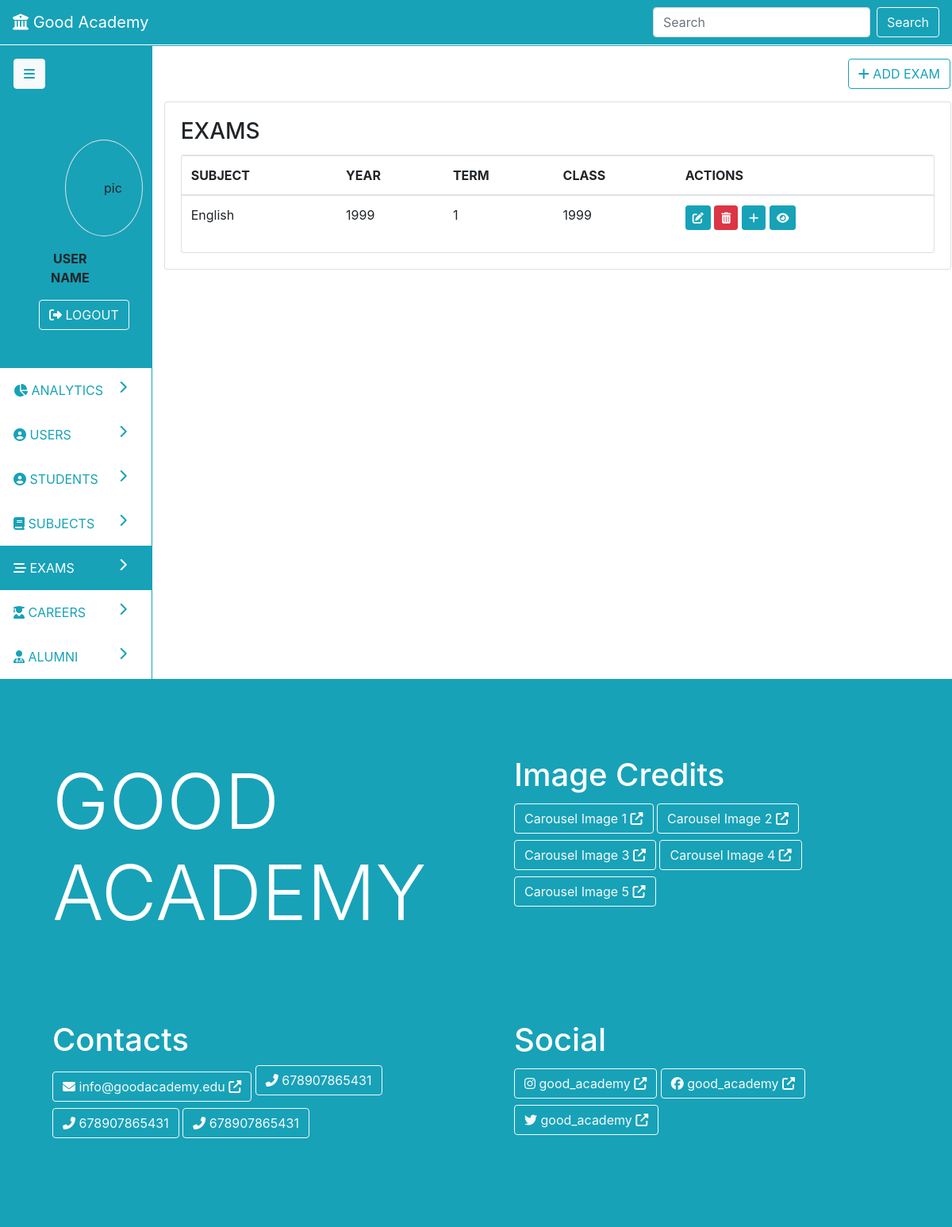
/exams, run on the app's committed database.
### parent/models.py (models this page shows, shortened)
class Subject(db.Model):
	id = db.Column(db.Integer, primary_key=True)
	name = db.Column(db.String(19), nullable=False)
	categories = db.relationship('Category', backref='subject', lazy=True)
	exams = db.relationship('Exam', backref='subject', lazy=True)
	created_at = db.Column(db.DateTime, nullable=False, default=datetime.utcnow)
	updated_at = db.Column(db.DateTime, nullable=True, onupdate=datetime.utcnow)

class Exam(db.Model):
	id = db.Column(db.Integer, primary_key=True)
	year = db.Column(db.Integer, nullable=False)
	term = db.Column(db.Integer, nullable=False)
	group_id = db.Column(db.Integer, db.ForeignKey('group.id', ondelete='CASCADE'), nullable=False)
	subject_id = db.Column(db.Integer, db.ForeignKey('subject.id', ondelete='CASCADE'), nullable=False)
	questions = db.relationship('Question', backref='exam', lazy=True)
	created_at = db.Column(db.DateTime, nullable=False, default=datetime.utcnow)
	updated_at = db.Column(db.DateTime, nullable=True, onupdate=datetime.utcnow)

class Group(db.Model):
	id = db.Column(db.Integer, primary_key=True)
	name = db.Column(db.String(19), nullable=False)
	students = db.relationship('Student', backref='group', lazy=True)
	status = db.Column(db.String(19), nullable=False, default='ongoing')
	exams = db.relationship('Exam', backref='group', lazy=True)
	created_at = db.Column(db.DateTime, nullable=False, default=datetime.utcnow)
	updated_at = db.Column(db.DateTime, nullable=True, onupdate=datetime.utcnow)

### parent/routes.py (the view)
@app.route('/exams', methods=['POST', 'GET'])
def exams():
	exams = Exam.query.all()
	return render_template('admin/exams.html', nav='dash', exams=exams, page='exams', action='read')

### parent/templates/admin/exams.html (shortened to what this page needs)
{% extends 'admin-dash.html' %}
{% block pagedata %}
{% if action=='create' %}
<div class="row">
	<div class="col p-3">
		<a class="btn float-right btn-outline-info mr-3" href="{{ url_for('exams') }}"><i class="fas fa-list"></i> VIEW EXAMS</a>
	</div>
</div>
<div class="card p-3">
	<div class="card-body text-primary">
		<h1 class="card-title text-info">Add New Exam</h1>
	</div>
	<form class="card" method="post">
		{{ form.hidden_tag() }}
		<div class="card-body">
			<fieldset>
				<div class="form-group">
					{{ form.year.label(class='form-control-label') }}
					{% if form.year.errors %}
						{{ form.year(class='form-control is-invalid')}}
						<div class="invalid-feedback">
							{% for error in form.year.errors %}
								<span>{{ error }}</span>
							{% endfor %}
						</div>
					{% else%}
						{{ form.year(class='form-control') }}
					{% endif %}
				</div>
				<div class="form-group">
					{{ form.term.label(class='form-control-label') }}
					{% if form.term.errors %}
						{{ form.term(class='form-control is-invalid')}}
						<div class="invalid-feedback">
							{% for error in form.term.errors %}
								<span>{{ error }}</span>
							{% endfor %}
						</div>
					{% else%}
						{{ form.term(class='form-control') }}
					{% endif %}
				</div>
				<div class="form-group">
					{{ form.group.label(class='form-control-label') }}
					{% if form.group.errors %}
						{{ form.group(class='form-control is-invalid')}}
						<div class="invalid-feedback">
							{% for error in form.group.errors %}
								<span>{{ error }}</span>
							{% endfor %}
						</div>
					{% else%}
						{{ form.group(class='form-control') }}
					{% endif %}
				</div>
				<div class="form-group">
					{{ form.subject.label(class='form-control-label') }}
					{% if form.subject.errors %}
						{{ form.subject(class='form-control is-invalid')}}
						<div class="invalid-feedback">
							{% for error in form.subject.errors %}
								<span>{{ error }}</span>
							{% endfor %}
						</div>
					{% else%}
						{{ form.subject(class='form-control') }}
					{% endif %}
				</div>
			</fieldset>
			<div>
				{{ form.submit(class='btn btn-info')}}
			</div>
			</div>
		</div>
	</form>
</div>
{% elif action=='read' %}
<div class="row">
	<div class="col p-3">
		<a class="btn float-right btn-outline-info" href="{{ url_for('create_exam') }}"><i class="fas fa-plus"></i> ADD EXAM</a>
	</div>
</div>
<div class="card">
	<div class="card-body">
		<h3 class="card-title">EXAMS</h3>
		<div class="card">
			<div class="table-responsive">
				<table class="table table-hover">
					<thead>
						<tr>
							<th>SUBJECT</th><th>YEAR</th><th>TERM</th><th>CLASS</th><th>ACTIONS</th>
						</tr>
					</thead>
					<tbody>
						{% for exam in exams %}
						<tr>
							<td>{% print(exam.subject.name) %}</td>
							<td>{% print(exam.year) %}</td>
							<td>{% print(exam.term) %}</td>
							<td>{% print(exam.group.name) %}</td>
							<td>
								<a href="{{ url_for('update_exam', id=exam.id) }}" class="btn btn-sm btn-info" data-toggle="tooltip" data-placement="top" title="EDIT"><i class="fas fa-edit"></i></a>
								<a href="{{ url_for('delete_exam', id=exam.id) }}" class="btn btn-sm btn-danger" data-toggle="tooltip" data-placement="top" title="DELETE"><i class="fas fa-trash-alt"></i></a>
								<a href="questions/create/{{ exam.id }}" class="btn btn-sm btn-info" data-toggle="tooltip" data-placement="top" title="ADD QUESTIONS"><i class="fas fa-plus "></i></a>
								<a href="exams/view/{{ exam.id }}" class="btn btn-sm btn-info" data-toggle="tooltip" data-placement="top" title="MORE INFO"><i class="fas fa-eye "></i></a>
							</td>
						</tr>
						{% endfor %}
					</tbody>
				</table>
			</div>
		</div>
	</div>
</div>
{% endif %}
{% endblock %}

### parent/templates/admin-dash.html (shortened to what this page needs)
{% extends 'base.html' %}
{%block content%}
<div class="row border border-info">
	<div class="col-2">
		<div class="side-nav ">
			<div class="row bg-info p-3">
				<div class="col"><button class="btn btn-light text-info"><i class="fas fa-bars"></i></button></div>
			</div>
			<div class="row bg-info p-5">
				<div class="col text-center">
					<div class="row">
						<div class="col px-5">
							<div class="p-5 border rounded-circle">pic</div>
						</div>
					</div>
					<div class="row">
						<div class="col p-3"><b>USER NAME</b></div>
					</div>
					<div class="row">
						<div class="col"><button class="btn btn-outline-light"><i class="fas fa-sign-out-alt"></i> LOGOUT</button></div>
					</div>
				</div>
			</div>
			<a id="analytics" class="row nav-link btn-outline-info p-3" href="{{ url_for('admin_dash') }}">
				<div class="col"><i class="fas fa-chart-pie"></i> ANALYTICS <i class="fas fa-chevron-right float-right"></i></div>
			</a>
			<a id="users" class="row nav-link nav-link btn-outline-info p-3" href="{{ url_for('users') }}">
				<div class="col"><i class="fas fa-user-circle"></i> USERS <i class="fas fa-chevron-right float-right"></i></div>
			</a>
			<a id="students" class="row nav-link btn-outline-info p-3" href="{{ url_for('students') }}">
				<div class="col"><i class="fas fa-user-circle"></i> STUDENTS <i class="fas fa-chevron-right float-right"></i></div>
			</a>
			<a id="subjects" class="row nav-link btn-outline-info p-3" href="{{ url_for('subjects') }}">
				<div class="col"><i class="fas fa-book"></i> SUBJECTS <i class="fas fa-chevron-right float-right"></i></div>
			</a>
			<a id="exams" class="row nav-link btn-outline-info p-3" href="{{ url_for('exams') }}">
				<div class="col"><i class="fas fa-stream"></i> EXAMS <i class="fas fa-chevron-right float-right"></i></div>
			</a>
			<a id="careers" class="row nav-link btn-outline-info p-3" href="{{ url_for('careers') }}">
				<div class="col"><i class="fas fa-user-graduate"></i> CAREERS <i class="fas fa-chevron-right float-right"></i></div>
			</a>
			<a id="alumni" class="row nav-link btn-outline-info p-3" href="{{ url_for('alumni') }}">
				<div class="col"><i class="fas fa-user-md"></i> ALUMNI <i class="fas fa-chevron-right float-right"></i></div>
			</a>
		</div>
	</div>
	<div class="col border-left border-info">
		{%block pagedata%}{%endblock%}
	</div>
</div>
{%endblock%}

### parent/templates/base.html (shortened to what this page needs)
<!DOCTYPE html>
<html>
<head>
	<link rel="stylesheet" href="https://maxcdn.bootstrapcdn.com/bootstrap/4.0.0/css/bootstrap.min.css">
	<link rel="stylesheet" href="{{ url_for('static', filename='main.css') }}">
</head>
<body onload="changeNav('{{page}}')">
	{% if nav=='landing' %}
		<nav class="navbar navbar-expand-lg navbar-dark bg-info">
		  <a class="navbar-brand" href="#"><i class="fas fa-university"></i> Good Academy</a>
		  <button class="navbar-toggler" type="button" data-toggle="collapse" data-target="#navbarSupportedContent" aria-controls="navbarSupportedContent" aria-expanded="false" aria-label="Toggle navigation">
		    <span class="navbar-toggler-icon"></span>
		  </button>
		  <div class="collapse navbar-collapse" id="navbarSupportedContent">
		  	<div class="mr-auto"></div>
		  	<ul class="navbar-nav">
		  		<li class="nav-item">
		  			<a href="#" class="nav-link active">HOME</a>
		  		</li>
			    <li class="nav-item dropdown">
			        <a class="nav-link dropdown-toggle" href="#" id="navbarDropdown" role="button" data-toggle="dropdown" aria-haspopup="true" aria-expanded="false">PORTAL</a>
			        <div class="dropdown-menu" aria-labelledby="navbarDropdown">
			          <a class="dropdown-item" href="{{ url_for('student_login') }}">STUDENT</a>
			          <a class="dropdown-item" href="{{ url_for('admin_login') }}">TEACHER</a>
			        </div>
			    </li>
		  		<li class="nav-item">
		  			<a href="#" class="nav-link">EVENTS</a>
		  		</li>
		  		<li class="nav-item">
		  			<a href="#" class="nav-link">BLOGS</a>
		  		</li>
		  		<li class="nav-item">
		  			<a href="#" class="nav-link">CONTACTS</a>
		  		</li>
		  	</ul>
		  </div>
		</nav>
	{% elif nav=='dash' %}
		<nav class="navbar navbar-expand-lg navbar-dark bg-info">
		  <a class="navbar-brand" href="#"><i class="fas fa-university"></i> Good Academy</a>
		  <div class="collapse navbar-collapse" id="navbarSupportedContent">
		    <form class="form-inline my-2 my-lg-0">
		      <input class="form-control mr-sm-2" type="search" placeholder="Search" aria-label="Search">
		      <button class="btn btn-outline-light my-2 my-sm-0" type="submit">Search</button>
		    </form>
		  </div>
		</nav>
	{% endif %}
	<div class="row justify-content-center">
		<div class="col-md-6">
		</div>
	</div>
	{%block content%} {%endblock%}
	<div class="row bg-info text-white">
		<div class="col p-5">
			<div class="row">
				<div class="col p-5">
					<h1 class="display-1">GOOD ACADEMY</h1>
				</div>
				<div class="col p-5">
					<h1>Image Credits</h1>
					<a class="btn btn-outline-light my-1" href="">Carousel Image 1 <i class="fas fa-external-link-alt"></i></a>
					<a class="btn btn-outline-light my-1" href="">Carousel Image 2 <i class="fas fa-external-link-alt"></i></a>
					<a class="btn btn-outline-light my-1" href="">Carousel Image 3 <i class="fas fa-external-link-alt"></i></a>
					<a class="btn btn-outline-light my-1" href="">Carousel Image 4 <i class="fas fa-external-link-alt"></i></a>
					<a class="btn btn-outline-light my-1" href="">Carousel Image 5 <i class="fas fa-external-link-alt"></i></a>
				</div>
				<div class="col p-5">
					<h1>Contacts</h1>
					<a class="btn btn-outline-light my-1" href=""><i class="fas fa-envelope"></i> info@goodacademy.edu <i class="fas fa-external-link-alt"></i></a>
					<p class="btn btn-outline-light"><i class="fas fa-phone-alt"></i> 678907865431</p>
					<p class="btn btn-outline-light"><i class="fas fa-phone-alt"></i> 678907865431</p>
					<p class="btn btn-outline-light"><i class="fas fa-phone-alt"></i> 678907865431</p>
				</div>
				<div class="col p-5">
					<h1>Social</h1>
					<a class="btn btn-outline-light my-1" href=""><i class="fab fa-instagram"></i> good_academy <i class="fas fa-external-link-alt"></i></a>
					<a class="btn btn-outline-light my-1" href=""><i class="fab fa-facebook"></i> good_academy <i class="fas fa-external-link-alt"></i></a>
					<a class="btn btn-outline-light my-1" href=""><i class="fab fa-twitter"></i> good_academy <i class="fas fa-external-link-alt"></i></a>
				</div>
			</div>
		</div>
	</div>
</body>
</html>

### data on the page
Exam: year "1999", term "1"
Subject: name "English"
Group: name "1999"
